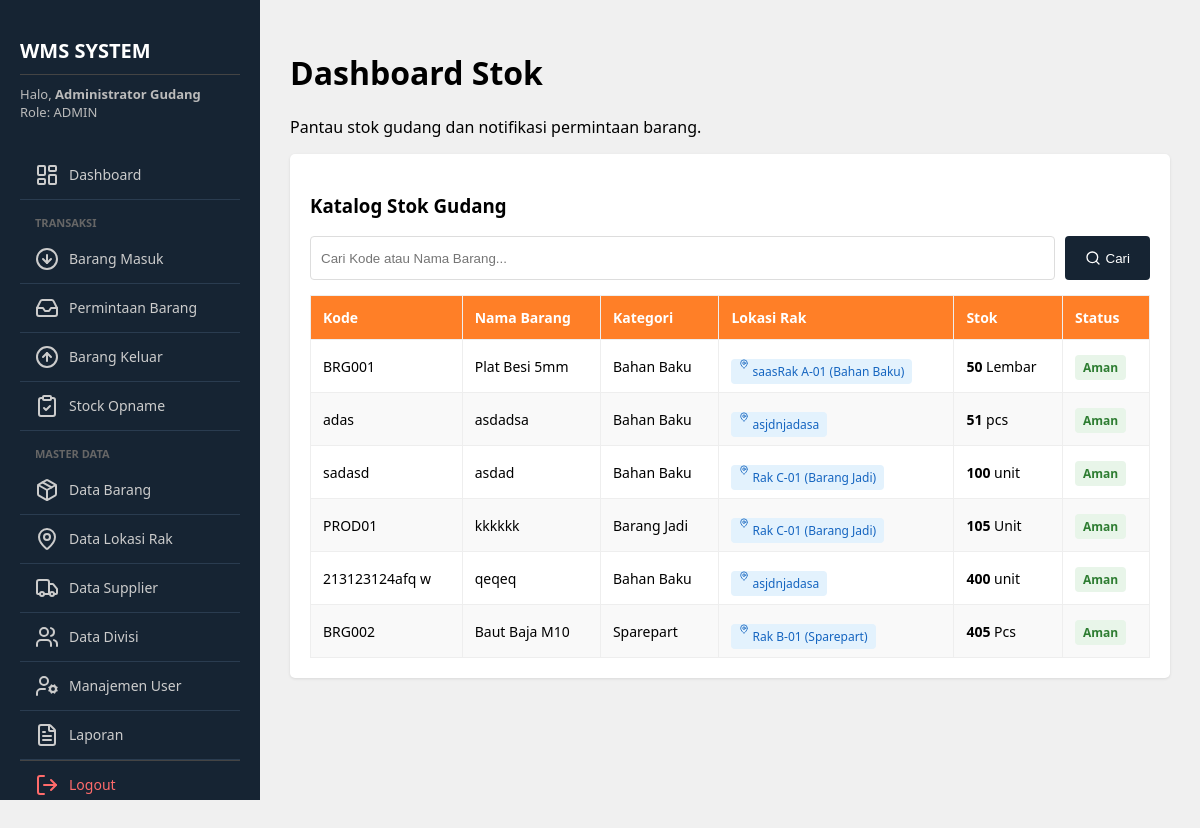
/index.php (signed in), run on the app's committed database.
### tables this page shows
CREATE TABLE `barang` (
  `id` int(11) NOT NULL,
  `kode_barang` varchar(20) NOT NULL,
  `nama_barang` varchar(100) NOT NULL,
  `kategori` enum('Bahan Baku','Barang Jadi','Sparepart') NOT NULL,
  `stok` int(11) NOT NULL DEFAULT 0,
  `stok_minimal` int(11) NOT NULL DEFAULT 10,
  `satuan` varchar(20) NOT NULL,
  `id_lokasi` int(11) DEFAULT NULL
);

CREATE TABLE `lokasi_rak` (
  `id` int(11) NOT NULL,
  `nama_lokasi` varchar(50) NOT NULL
);

### index.php (the view, shortened to what this page needs)
<?php
include 'config/koneksi.php';
$nama_user = $_SESSION['nama_lengkap'];
$role_user = $_SESSION['role'];
$keyword = "";
if (isset($_GET['cari'])) {
    $keyword = $_GET['cari'];
    $query_str = "SELECT b.*, l.nama_lokasi
                  FROM barang b
                  LEFT JOIN lokasi_rak l ON b.id_lokasi = l.id
                  WHERE b.kode_barang LIKE '%$keyword%' OR b.nama_barang LIKE '%$keyword%'
                  ORDER BY b.stok ASC";
} else {
    $query_str = "SELECT b.*, l.nama_lokasi
                  FROM barang b
                  LEFT JOIN lokasi_rak l ON b.id_lokasi = l.id
                  ORDER BY b.stok ASC";
}
$query = mysqli_query($koneksi, $query_str);
?>
<?php include 'includes/header.php'; ?>
    <div class="wrapper">
        <?php include 'includes/sidebar.php'; ?>
        <div class="content">
            <h1>Dashboard Stok</h1>
            <?php if($role_user == 'requester'): ?>
                <p>Selamat datang. Silakan cek stok di bawah ini sebelum mengajukan permintaan barang.</p>
            <?php else: ?>
                <p>Pantau stok gudang dan notifikasi permintaan barang.</p>
            <?php endif; ?>
            <div class="card">
                <h3>Katalog Stok Gudang</h3>
                <form action="" method="GET" class="search-box">
                    <input type="text" name="cari" placeholder="Cari Kode atau Nama Barang..." value="<?= htmlspecialchars($keyword) ?>" autocomplete="off">
                    <button type="submit"><i data-lucide="search" width="16"></i> Cari</button>
                </form>
                <table>
                    <thead>
                        <tr>
                            <th>Kode</th>
                            <th>Nama Barang</th>
                            <th>Kategori</th>
                            <th>Lokasi Rak</th> <th>Stok</th>
                            <th>Status</th>
                        </tr>
                    </thead>
                    <tbody>
                        <?php
                        if (mysqli_num_rows($query) > 0) {
                            while ($row = mysqli_fetch_assoc($query)) {
                                $is_critical = ($row['stok'] <= $row['stok_minimal']);
                                if ($is_critical) {
                                    $status_label = "<span class='badge-danger'>Segera Restock!</span>";
                                    $row_style = "style='background-color: #fff5f5;'";
                                } else {
                                    $status_label = "<span class='badge-success'>Aman</span>";
                                    $row_style = "";
                                }
                                $lokasi = $row['nama_lokasi'] ? $row['nama_lokasi'] : "-";
                        ?>
                        <tr <?= $row_style ?>>
                            <td><?= $row['kode_barang']; ?></td>
                            <td><?= $row['nama_barang']; ?></td>
                            <td><?= $row['kategori']; ?></td>
                            <td><span class="badge-loc"><i data-lucide="map-pin" width="10"></i> <?= $lokasi ?></span></td>
                            <td><b><?= $row['stok']; ?></b> <?= $row['satuan']; ?></td>
                            <td><?= $status_label; ?></td>
                        </tr>
                        <?php
                            }
                        } else {
                            echo "<tr><td colspan='6' style='text-align:center; padding: 20px;'>Data barang tidak ditemukan.</td></tr>";
                        }
                        ?>
                    </tbody>
                </table>
            </div>
        </div>
    </div>
</body>
</html>

### includes/header.php (shortened to what this page needs)
<!DOCTYPE html>
<html lang="id">
<head>
</head>
<body>
    <div class="wrapper">

### includes/sidebar.php (shortened to what this page needs)
<div class="sidebar">
    <h2>WMS SYSTEM</h2>
    <div class="user-info">
        Halo, <b><?= $nama_user ?></b><br>
        Role: <?= strtoupper($role_user) ?>
    </div>
    <a href="<?= BASE_URL ?>index.php"><i data-lucide="layout-dashboard"></i> Dashboard</a>
    <?php if($role_user == 'admin' || $role_user == 'operator'): ?>
        <div style="margin-top:10px; padding: 5px 15px; font-size: 11px; color: #666; text-transform: uppercase; font-weight: bold;">Transaksi</div>
        <a href="<?= BASE_URL ?>transaksi/barang_masuk.php"><i data-lucide="arrow-down-circle"></i> Barang Masuk</a>
        <a href="<?= BASE_URL ?>transaksi/request_masuk.php">
            <i data-lucide="inbox"></i> Permintaan Barang
        </a>
        <a href="<?= BASE_URL ?>transaksi/barang_keluar.php"><i data-lucide="arrow-up-circle"></i> Barang Keluar</a>
        <a href="<?= BASE_URL ?>transaksi/stock_opname.php"><i data-lucide="clipboard-check"></i> Stock Opname</a>
    <?php endif; ?>
    <?php if($role_user == 'admin'): ?>
        <div style="margin-top:10px; padding: 5px 15px; font-size: 11px; color: #666; text-transform: uppercase; font-weight: bold;">Master Data</div>
        <a href="<?= BASE_URL ?>master/master_barang.php"><i data-lucide="package"></i> Data Barang</a>
        <a href="<?= BASE_URL ?>master/master_lokasi.php"><i data-lucide="map-pin"></i> Data Lokasi Rak</a>
        <a href="<?= BASE_URL ?>master/master_supplier.php"><i data-lucide="truck"></i> Data Supplier</a>
        <a href="<?= BASE_URL ?>master/master_divisi.php"><i data-lucide="users"></i> Data Divisi</a>
        <a href="<?= BASE_URL ?>master/master_user.php"><i data-lucide="user-cog"></i> Manajemen User</a>
        <a href="<?= BASE_URL ?>laporan/laporan.php"><i data-lucide="file-text"></i> Laporan</a>
    <?php endif; ?>
    <a href="<?= BASE_URL ?>auth/logout.php" style="margin-top: auto; color: #ff6b6b; border-top: 1px solid #444;"><i data-lucide="log-out"></i> Logout</a>
</div>

### includes/header.php (style rules this page uses)
body { font-family: 'Segoe UI', Tahoma, Geneva, Verdana, sans-serif; background-color: #f0f0f0; margin: 0; padding: 0; display: flex; height: 100vh; overflow: hidden; }
.wrapper { display: flex; width: 100%; height: 100%; }
.sidebar { width: 260px; background: #162433; color: white; padding: 20px; box-sizing: border-box; flex-shrink: 0; display: flex; flex-direction: column; height: 100%; overflow-y: auto; }
.sidebar h2 { font-size: 20px; margin-bottom: 10px; border-bottom: 1px solid #444; padding-bottom: 10px; }
.sidebar .user-info { font-size: 13px; color: #bbb; margin-bottom: 30px; }
.sidebar a { display: flex; align-items: center; gap: 10px; color: #ccc; text-decoration: none; padding: 12px 15px; border-bottom: 1px solid #2a3c50; transition: 0.3s; font-size: 14px; }
.content { flex: 1; padding: 30px; overflow-y: auto; height: 100%; }
.card { background: white; padding: 20px; border-radius: 5px; box-shadow: 0 1px 3px rgba(0, 0, 0, 0.1); margin-bottom: 20px; }
table { width: 100%; border-collapse: collapse; margin-top: 15px; font-size: 14px; }
th, td { border: 1px solid #eee; padding: 12px; text-align: left; }
th { background-color: #FF7F27; color: white; }
tr:nth-child(even) { background-color: #f9f9f9; }
.search-box { display: flex; gap: 10px; margin-bottom: 15px; }
.search-box input { flex: 1; padding: 10px; border: 1px solid #ddd; border-radius: 4px; }
.search-box button { padding: 10px 20px; background: #162433; color: white; border: none; border-radius: 4px; cursor: pointer; display: flex; gap: 5px; align-items: center; }
.badge-success { background: #e8f5e9; color: #2e7d32; padding: 4px 8px; border-radius: 4px; font-weight: bold; font-size: 12px; }
.badge-loc { background: #e3f2fd; color: #1565c0; padding: 4px 8px; border-radius: 4px; font-size: 12px; }

### data on the page
barang: kode_barang "BRG001", nama_barang "Plat Besi 5mm", kategori "Bahan Baku", id_lokasi.nama_lokasi "saasRak A-01 (Bahan Baku)", stok "50", satuan "Lembar", stok_minimal "Aman"
barang: kode_barang "adas", nama_barang "asdadsa", kategori "Bahan Baku", id_lokasi.nama_lokasi "asjdnjadasa", stok "51", satuan "pcs", stok_minimal "Aman"
barang: kode_barang "sadasd", nama_barang "asdad", kategori "Bahan Baku", id_lokasi.nama_lokasi "Rak C-01 (Barang Jadi)", stok "100", satuan "unit", stok_minimal "Aman"
barang: kode_barang "PROD01", nama_barang "kkkkkk", kategori "Barang Jadi", id_lokasi.nama_lokasi "Rak C-01 (Barang Jadi)", stok "105", satuan "Unit", stok_minimal "Aman"
barang: kode_barang "213123124afq w", nama_barang "qeqeq", kategori "Bahan Baku", id_lokasi.nama_lokasi "asjdnjadasa", stok "400", satuan "unit", stok_minimal "Aman"
barang: kode_barang "BRG002", nama_barang "Baut Baja M10", kategori "Sparepart", id_lokasi.nama_lokasi "Rak B-01 (Sparepart)", stok "405", satuan "Pcs", stok_minimal "Aman"

### other printed values
$nama_user "Administrator Gudang"
$role_user "ADMIN"
